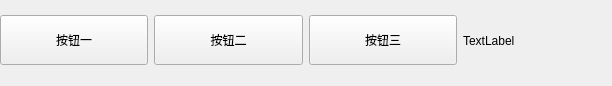
<?xml version="1.0" encoding="UTF-8"?>
<ui version="4.0">
 <class>Form</class>
 <widget class="QWidget" name="Form">
  <property name="geometry">
   <rect>
    <x>0</x>
    <y>0</y>
    <width>612</width>
    <height>86</height>
   </rect>
  </property>
  <property name="windowTitle">
   <string>Form</string>
  </property>
  <widget class="QWidget" name="horizontalLayoutWidget">
   <property name="geometry">
    <rect>
     <x>0</x>
     <y>0</y>
     <width>611</width>
     <height>81</height>
    </rect>
   </property>
   <layout class="QHBoxLayout" name="horizontalLayout">
    <item>
     <widget class="QPushButton" name="btnOne">
      <property name="minimumSize">
       <size>
        <width>25</width>
        <height>50</height>
       </size>
      </property>
      <property name="text">
       <string>按钮一</string>
      </property>
     </widget>
    </item>
    <item>
     <widget class="QPushButton" name="btnTwo">
      <property name="minimumSize">
       <size>
        <width>25</width>
        <height>50</height>
       </size>
      </property>
      <property name="text">
       <string>按钮二</string>
      </property>
     </widget>
    </item>
    <item>
     <widget class="QPushButton" name="btnThree">
      <property name="minimumSize">
       <size>
        <width>25</width>
        <height>50</height>
       </size>
      </property>
      <property name="text">
       <string>按钮三</string>
      </property>
     </widget>
    </item>
    <item>
     <widget class="QLabel" name="labelInfo">
      <property name="text">
       <string>TextLabel</string>
      </property>
     </widget>
    </item>
   </layout>
  </widget>
 </widget>
 <resources/>
 <connections/>
</ui>
